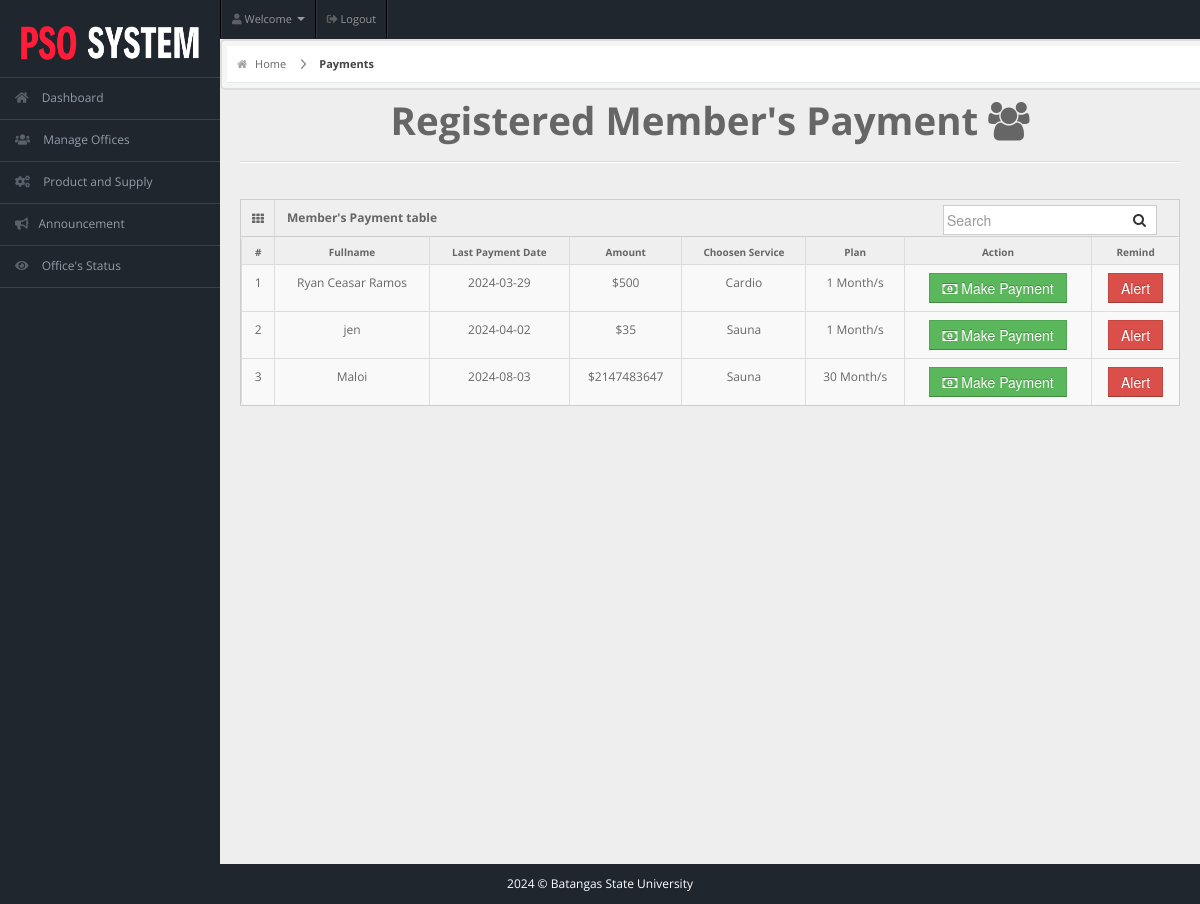
Page /staff/staff-pages/payment.php (signed in) on the earlier database version.
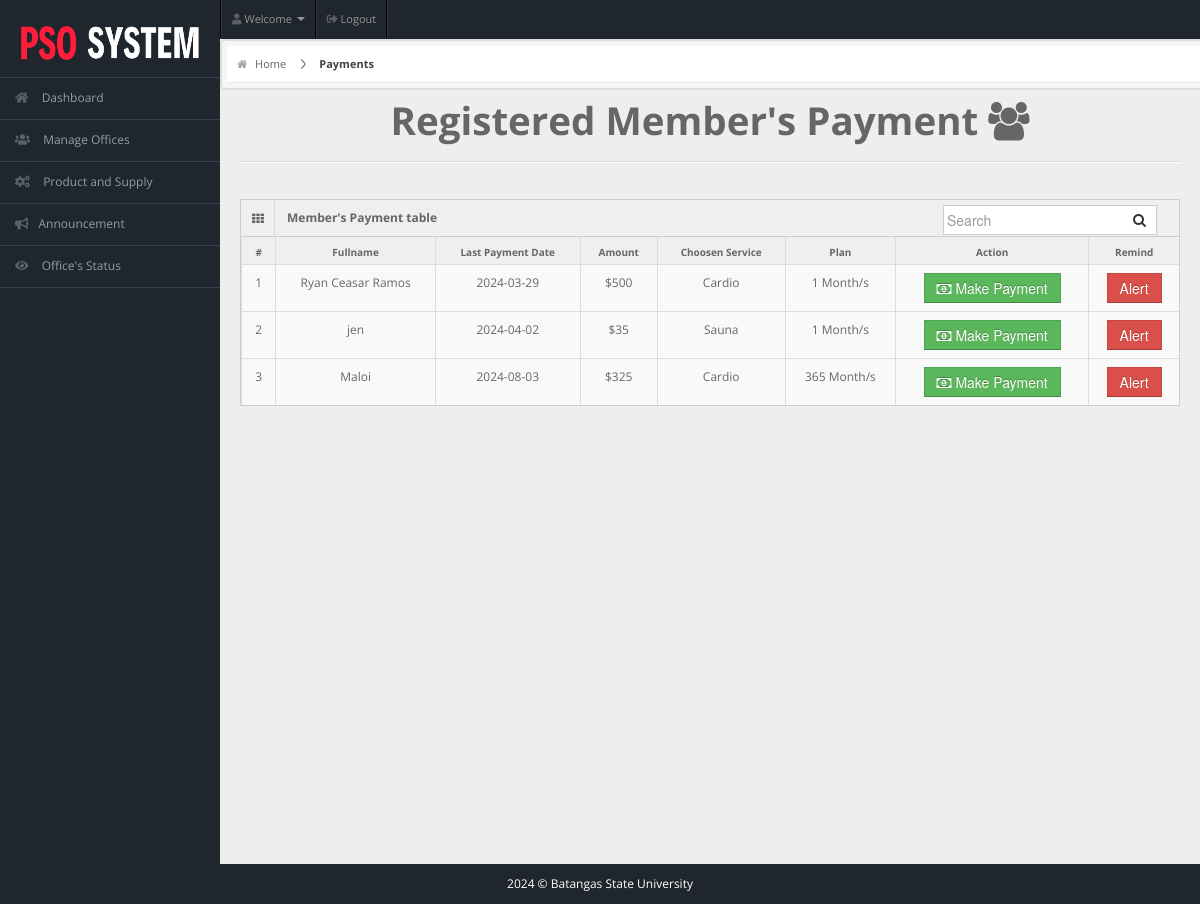
Same page on the later database version.
### tables this page shows
CREATE TABLE IF NOT EXISTS `members` (
  `user_id` int NOT NULL AUTO_INCREMENT,
  `fullname` varchar(20) NOT NULL,
  `username` varchar(20) NOT NULL,
  `email` varchar(255) NOT NULL,
  `password` varchar(100) NOT NULL,
  `gender` varchar(20) NOT NULL,
  `dor` date NOT NULL,
  `profile_picture` varchar(255) DEFAULT NULL,
  `services` varchar(50) NOT NULL,
  `amount` int NOT NULL,
  `paid_date` date NOT NULL,
  `p_year` int NOT NULL,
  `plan` varchar(100) NOT NULL,
  `address` varchar(20) NOT NULL,
  `contact` varchar(10) NOT NULL,
  `status` varchar(20) NOT NULL DEFAULT 'Active',
  `attendance_count` int NOT NULL,
  `ini_weight` int NOT NULL DEFAULT '0',
  `curr_weight` int NOT NULL DEFAULT '0',
  `ini_bodytype` varchar(50) NOT NULL,
  `curr_bodytype` varchar(50) NOT NULL,
  `progress_date` date NOT NULL,
  `reminder` int NOT NULL DEFAULT '0',
  PRIMARY KEY (`user_id`)
);

### staff/staff-pages/payment.php (the view, shortened to what this page needs)
<!DOCTYPE html>
<html lang="en">
<head>
  <link rel="stylesheet" href="../css/bootstrap.min.css" />
  <link rel="stylesheet" href="../css/bootstrap-responsive.min.css" />
  <link rel="stylesheet" href="../css/fullcalendar.css" />
  <link rel="stylesheet" href="../css/matrix-style.css" />
  <link rel="stylesheet" href="../css/matrix-media.css" />
  <link href="../font-awesome/css/font-awesome.css" rel="stylesheet" />
  <link rel="stylesheet" href="../css/jquery.gritter.css" />
  <link href="https://cdnjs.cloudflare.com/ajax/libs/font-awesome/5.15.4/css/all.min.css" rel="stylesheet">
</head>
<body>
  <?php include '../includes/header.php' ?>
  <?php $page = "payment";
  include '../includes/sidebar.php' ?>
  <div id="content">
    <div id="content-header">
      <div id="breadcrumb"> <a href="index.php" title="Go to Home" class="tip-bottom"><i class="icon-home"></i> Home</a>
        <a href="payment.php" class="current">Payments</a>
      </div>
    </div>
    <div class="container-fluid">
      <h1 class="text-center">Registered Member's Payment <i class="icon icon-group"></i></h1>
      <hr>
      <div class="row-fluid">
        <div class="span12">
          <div class='widget-box'>
            <div class='widget-title'> <span class='icon'> <i class='icon-th'></i> </span>
              <h5>Member's Payment table</h5>
              <form id="custom-search-form" role="search" method="POST" action="search-result.php" class="form-search form-horizontal pull-right">
                <div class="input-append span12">
                  <input type="text" class="search-query" placeholder="Search" name="search" required>
                  <button type="submit" class="btn"><i class="icon-search"></i></button>
                </div>
              </form>
            </div>
            <div class='widget-content nopadding'>
              <?php
              $qry = "SELECT * FROM members";
              $cnt = 1;
              $result = mysqli_query($conn, $qry);
              echo "<table class='table table-bordered data-table table-hover'>
        <thead>
          <tr>
            <th>#</th>
            <th>Fullname</th>
            <th>Last Payment Date</th>
            <th>Amount</th>
            <th>Choosen Service</th>
            <th>Plan</th>
            <th>Action</th>
            <th>Remind</th>
          </tr>
        </thead>";
              while ($row = mysqli_fetch_array($result)) { ?>
                <tbody>
                  <td>
                    <div class='text-center'><?php echo $cnt; ?></div>
                  </td>
                  <td>
                    <div class='text-center'><?php echo $row['fullname'] ?></div>
                  </td>
                  <td>
                    <div class='text-center'><?php echo ($row['paid_date'] == 0 ? "New Member" : $row['paid_date']) ?></div>
                  </td>
                  <td>
                    <div class='text-center'><?php echo '$' . $row['amount'] ?></div>
                  </td>
                  <td>
                    <div class='text-center'><?php echo $row['services'] ?></div>
                  </td>
                  <td>
                    <div class='text-center'><?php echo $row['plan'] . " Month/s" ?></div>
                  </td>
                  <td>
                    <div class='text-center'><a href='user-payment.php?id=<?php echo $row['user_id'] ?>'><button class='btn btn-success btn'><i class='icon icon-money'></i> Make Payment</button></a></div>
                  </td>
                  <td>
                    <div class='text-center'><a href='sendReminder.php?id=<?php echo $row['user_id'] ?>'><button class='btn btn-danger btn' <?php echo ($row['reminder'] == 1 ? "disabled" : "") ?>>Alert</button></a></div>
                  </td>
                </tbody>
              <?php $cnt++;
              }
              ?>
              </table>
            </div>
          </div>
        </div>
      </div>
    </div>
  </div>
  <?php
  include '../includes/footer.php';
  ?>
</body>
</html>

Differences in the rows shown:
changed members "Maloi": amount "2147483647" → "325"; services "Sauna" → "Cardio"; plan "30" → "365"
